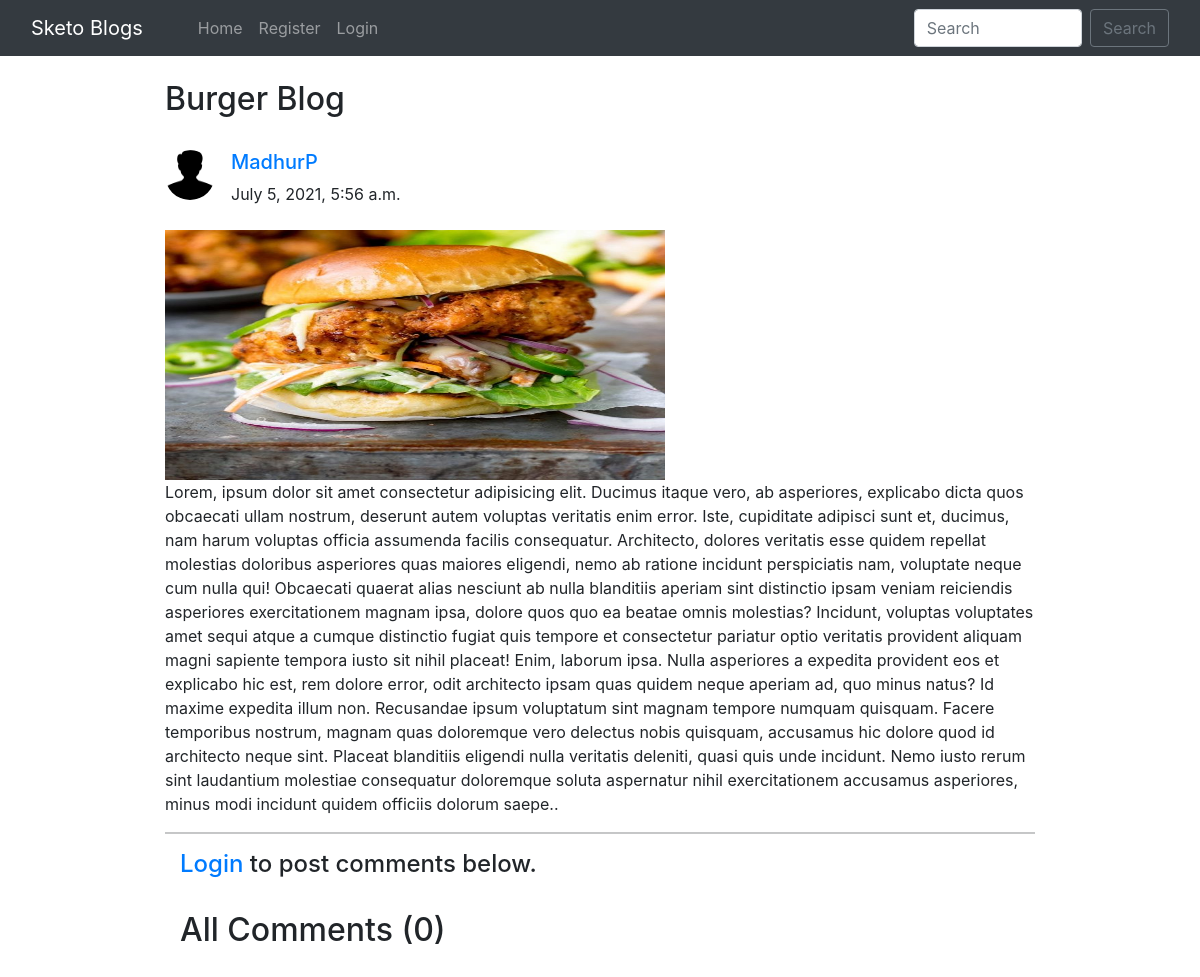
Screenshot of /blog/burger-blog/ with the database file from the repository.
### home/models.py (models this page shows, shortened)
class BlogPost(models.Model):
    title=models.CharField(max_length=255)
    author= models.ForeignKey(User, on_delete=models.CASCADE)
    slug=models.CharField(max_length=130)
    content=models.TextField()
    image = models.ImageField(upload_to="profile_pics", blank=True, null=True)
    dateTime=models.DateTimeField(auto_now_add=True)

class Profile(models.Model):
    user = models.OneToOneField(User, on_delete=models.CASCADE, blank=True, null=True)
    image = models.ImageField(upload_to="profile_pics", blank=True, null=True)
    bio = models.TextField(blank=True, null=True)
    phone_no = models.IntegerField(blank=True, null=True)
    facebook = models.CharField(max_length=300, blank=True, null=True)
    instagram = models.CharField(max_length=300, blank=True, null=True)
    linkedin = models.CharField(max_length=300, blank=True, null=True)

### home/views.py (the view)
# urls.py: path("blog/<str:slug>/", views.blogs_comments, name="blogs_comments"),
def blogs_comments(request, slug):
    post = BlogPost.objects.filter(slug=slug).first()
    comments = Comment.objects.filter(blog=post)
    if request.method=="POST":
        user = request.user
        content = request.POST.get('content','')
        blog_id =request.POST.get('blog_id','')
        comment = Comment(user = user, content = content, blog=post)
        comment.save()
    return render(request, "blog_comments.html", {'post':post, 'comments':comments})

### home/templates/blog_comments.html (shortened to what this page needs)
{% extends 'base.html' %}
{% block body %}
{% load humanize %}
<div class="container w-75 my-4">
      <h2 class="blog-post-title">{{post.title}}</h2>
      <br>
      <div class="media">
            {% if post.author.profile.image %}
            <img class="mr-3 rounded-circle" src="{{post.author.profile.image.url}}" width="50px" height="50px"
                  alt="image">
            {% endif %}
            <div class="media-body">
                  <h5 class="mt-0"><a href="/user_profile/{{post.author.id}}/">{{post.author}}
                        </a></h5>
                  {{post.dateTime}}
            </div>
      </div>
      <br>
      <img src="/media/{{post.image}}" alt="" height="250px" width="500px">
      <br>
      <p>{{post.content}}.</p>
      <hr>
      {% if user.is_authenticated %}
      <div class="container">
            <h2>Add Comments Here</h2>
            <form action="/blog/{{post.slug}}/" method="POST"> {% csrf_token %}
                  <div class="form-floating">
                        <textarea class="form-control" placeholder="Leave a comment here" id="floatingTextarea2"
                              style="height: 100px" id="content" name="content"></textarea>
                        <label for="floatingTextarea2">Leave a comment here.</label>
                        <br>
                        <button type="submit" class="btn btn-primary">Comment</button>
                  </div>
            </form>
            {% else %}
            <div class="container">
                  <h4><a href="/login/">Login</a> to post comments below.</h4>
                  {% endif %}
                  <br>
                  <h2>All Comments ({{comments.count}})</h2>
                  <br>
            </div>
      </div>
      {% endblock %}

### rows the page displays
BlogPost: title "Burger Blog", author.profile.image (picture), author "MadhurP", dateTime "July 5, 2021, 5:56 a.m.", image (picture), content "Lorem, ipsum dolor sit amet consectetur adipisicing elit. Ducimus itaque vero, ab asperiores, explicabo dicta quos obcaecati ullam nostrum, deserunt autem voluptas veritatis enim error. Iste, cupiditate adipisci sunt et, ducimus, nam harum voluptas officia assumenda facilis consequatur. Architecto, dolores veritatis esse quidem repellat molestias doloribus asperiores quas maiores eligendi, nemo ab ratione incidunt perspiciatis nam, voluptate neque cum nulla qui! Obcaecati quaerat alias nesciunt ab nulla blanditiis aperiam sint distinctio ipsam veniam reiciendis asperiores exercitationem magnam ipsa, dolore quos quo ea beatae omnis molestias? Incidunt, voluptas voluptates amet sequi atque a…"

### other values shown
{{ comments.count }} "0"
